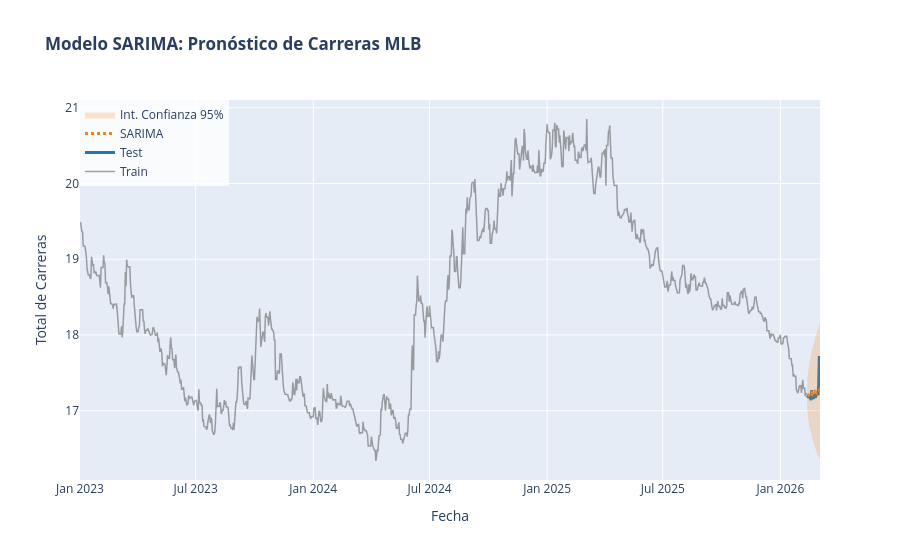

Notebook code for this chart:
### Code cell
TEST_DAYS = 21

train = df['dato'].iloc[:-TEST_DAYS]
test = df['dato'].iloc[-TEST_DAYS:]

# Con utilizar una diferenciacion es suficiente, tu decides cual utilizar
# (revisa la forma canónica) para verificar que el modelo despues de simplificar
# ya se trata de una serie estacionaria
model = SARIMAX(train,
                order=(3, 0, 1),
                seasonal_order=(0, 1, 1, 7))

results = model.fit(disp=False)

# Predecimos n pasos hacia el futuro (donde n = tamaño del test)
forecast_object = results.get_forecast(steps=len(test))
forecast_vals = forecast_object.predicted_mean
conf_int = forecast_object.conf_int(alpha=0.05) # Intervalo del 95%

# Metricas de error
rmse = np.sqrt(mean_squared_error(test, forecast_vals))
# Ojo con el MAPE, hay algunos días con 0 carreras y esto da valores muy grandes
mape = mean_absolute_percentage_error(test, forecast_vals)
mae = mean_absolute_error(test, forecast_vals)

print(f"\n--- Errores del modelo ---")
print(f"RMSE: {rmse:.2f} Carreras")
print(f"MAPE: {mape:.2%}")
print(f"MAE: {mae:.2f} Carreras")


print(results.summary())

# Grafica
fig = go.Figure()

# Train
fig.add_trace(go.Scatter(
    x=train.index, y=train,
    mode='lines',
    name='Train',
    line=dict(color='rgba(100, 100, 100, 0.6)', width=1.5)
))

# Test
fig.add_trace(go.Scatter(
    x=test.index, y=test,
    name='Test',
    line=dict(color='#1f77b4', width=3),
    marker=dict(size=6)
))

# Forecast
fig.add_trace(go.Scatter(
    x=test.index, y=forecast_vals,
    name='SARIMA',
    line=dict(color='#ff7f0e', width=3, dash='dot')
))

# Intervalos de Confianza
fig.add_trace(go.Scatter(
    x=conf_int.index, y=conf_int.iloc[:, 0],
    mode='lines', line=dict(width=0), showlegend=False, hoverinfo='skip'
))
fig.add_trace(go.Scatter(
    x=conf_int.index, y=conf_int.iloc[:, 1],
    mode='lines', line=dict(width=0), fill='tonexty',
    fillcolor='rgba(255, 127, 14, 0.2)',
    name='Int. Confianza 95%', hoverinfo='skip'
))

# Titulos
fig.update_layout(
    title=f'<b>Modelo SARIMA: Pronóstico de Carreras MLB</b><br><sup>',
    xaxis_title='Fecha',
    yaxis_title='Total de Carreras',
    legend=dict(x=0, y=1, bgcolor='rgba(255,255,255,0.8)'),
    hovermode="x unified"
)

fig.show()

### Figure 1 — Plotly figure (JSON) as saved in the notebook; plotly's stock layout.template omitted (floating-point values rounded to 4 significant figures; data arrays with more than 128 entries replaced by an {"elided": "..."} marker saying what was removed)
{"data": [{"line": {"color": "rgba(100, 100, 100, 0.6)", "width": 1.5}, "mode": "lines", "name": "Train", "type": "scatter", "x": {"elided": "1138 str values"}, "y": {"elided": "1138 float values"}}, {"line": {"color": "#1f77b4", "width": 3}, "marker": {"size": 6}, "name": "Test", "type": "scatter", "x": ["2026-02-12T00:00:00.000000", "2026-02-13T00:00:00.000000", "2026-02-14T00:00:00.000000", "2026-02-15T00:00:00.000000", "2026-02-16T00:00:00.000000", "2026-02-17T00:00:00.000000", "2026-02-18T00:00:00.000000", "2026-02-19T00:00:00.000000", "2026-02-20T00:00:00.000000", "2026-02-21T00:00:00.000000", "2026-02-22T00:00:00.000000", "2026-02-23T00:00:00.000000", "2026-02-24T00:00:00.000000", "2026-02-25T00:00:00.000000", "2026-02-26T00:00:00.000000", "2026-02-27T00:00:00.000000", "2026-02-28T00:00:00.000000", "2026-03-01T00:00:00.000000", "2026-03-02T00:00:00.000000", "2026-03-03T00:00:00.000000", "2026-03-04T00:00:00.000000"], "y": [17.2, 17.18, 17.18, 17.18, 17.17, 17.18, 17.14, 17.27, 17.17, 17.17, 17.17, 17.22, 17.19, 17.17, 17.26, 17.22, 17.22, 17.22, 17.35, 17.72, 17.54]}, {"line": {"color": "#ff7f0e", "dash": "dot", "width": 3}, "name": "SARIMA", "type": "scatter", "x": ["2026-02-12T00:00:00.000000", "2026-02-13T00:00:00.000000", "2026-02-14T00:00:00.000000", "2026-02-15T00:00:00.000000", "2026-02-16T00:00:00.000000", "2026-02-17T00:00:00.000000", "2026-02-18T00:00:00.000000", "2026-02-19T00:00:00.000000", "2026-02-20T00:00:00.000000", "2026-02-21T00:00:00.000000", "2026-02-22T00:00:00.000000", "2026-02-23T00:00:00.000000", "2026-02-24T00:00:00.000000", "2026-02-25T00:00:00.000000", "2026-02-26T00:00:00.000000", "2026-02-27T00:00:00.000000", "2026-02-28T00:00:00.000000", "2026-03-01T00:00:00.000000", "2026-03-02T00:00:00.000000", "2026-03-03T00:00:00.000000", "2026-03-04T00:00:00.000000"], "y": [17.22, 17.2, 17.21, 17.21, 17.22, 17.24, 17.23, 17.24, 17.22, 17.22, 17.22, 17.24, 17.25, 17.24, 17.25, 17.23, 17.23, 17.24, 17.25, 17.27, 17.26]}, {"hoverinfo": "skip", "line": {"width": 0}, "mode": "lines", "showlegend": false, "type": "scatter", "x": ["2026-02-12T00:00:00.000000", "2026-02-13T00:00:00.000000", "2026-02-14T00:00:00.000000", "2026-02-15T00:00:00.000000", "2026-02-16T00:00:00.000000", "2026-02-17T00:00:00.000000", "2026-02-18T00:00:00.000000", "2026-02-19T00:00:00.000000", "2026-02-20T00:00:00.000000", "2026-02-21T00:00:00.000000", "2026-02-22T00:00:00.000000", "2026-02-23T00:00:00.000000", "2026-02-24T00:00:00.000000", "2026-02-25T00:00:00.000000", "2026-02-26T00:00:00.000000", "2026-02-27T00:00:00.000000", "2026-02-28T00:00:00.000000", "2026-03-01T00:00:00.000000", "2026-03-02T00:00:00.000000", "2026-03-03T00:00:00.000000", "2026-03-04T00:00:00.000000"], "y": [17.01, 16.91, 16.85, 16.81, 16.77, 16.75, 16.7, 16.67, 16.62, 16.59, 16.56, 16.55, 16.54, 16.5, 16.48, 16.44, 16.42, 16.4, 16.39, 16.38, 16.35]}, {"fill": "tonexty", "fillcolor": "rgba(255, 127, 14, 0.2)", "hoverinfo": "skip", "line": {"width": 0}, "mode": "lines", "name": "Int. Confianza 95%", "type": "scatter", "x": ["2026-02-12T00:00:00.000000", "2026-02-13T00:00:00.000000", "2026-02-14T00:00:00.000000", "2026-02-15T00:00:00.000000", "2026-02-16T00:00:00.000000", "2026-02-17T00:00:00.000000", "2026-02-18T00:00:00.000000", "2026-02-19T00:00:00.000000", "2026-02-20T00:00:00.000000", "2026-02-21T00:00:00.000000", "2026-02-22T00:00:00.000000", "2026-02-23T00:00:00.000000", "2026-02-24T00:00:00.000000", "2026-02-25T00:00:00.000000", "2026-02-26T00:00:00.000000", "2026-02-27T00:00:00.000000", "2026-02-28T00:00:00.000000", "2026-03-01T00:00:00.000000", "2026-03-02T00:00:00.000000", "2026-03-03T00:00:00.000000", "2026-03-04T00:00:00.000000"], "y": [17.43, 17.49, 17.56, 17.61, 17.67, 17.73, 17.76, 17.8, 17.82, 17.85, 17.89, 17.93, 17.97, 17.99, 18.02, 18.02, 18.05, 18.08, 18.12, 18.15, 18.16]}], "layout": {"hovermode": "x unified", "legend": {"bgcolor": "rgba(255,255,255,0.8)", "x": 0, "y": 1}, "title": {"text": "<b>Modelo SARIMA: Pronóstico de Carreras MLB</b><br><sup>"}, "xaxis": {"title": {"text": "Fecha"}}, "yaxis": {"title": {"text": "Total de Carreras"}}}}
